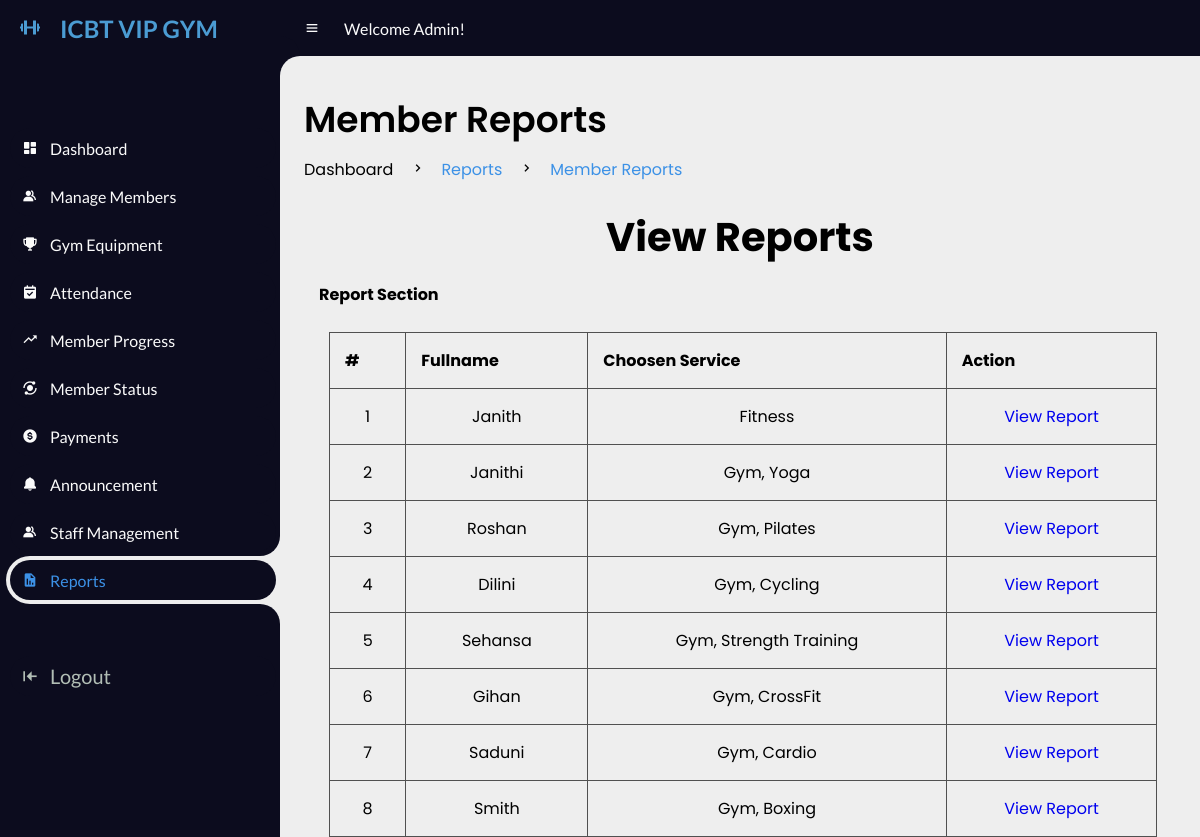
Page /1Admin/reportMember.php (signed in) on the committed database.
### tables this page shows
CREATE TABLE `members` (
  `user_id` int(11) NOT NULL,
  `fullname` varchar(20) NOT NULL,
  `email` varchar(20) NOT NULL,
  `password` varchar(100) NOT NULL,
  `gender` varchar(20) NOT NULL,
  `dor` date NOT NULL,
  `services` varchar(50) NOT NULL,
  `amount` int(100) NOT NULL,
  `paid_date` date NOT NULL,
  `p_year` int(11) NOT NULL,
  `plan` varchar(100) NOT NULL,
  `address` varchar(20) NOT NULL,
  `contact` varchar(100) NOT NULL,
  `status` varchar(20) NOT NULL DEFAULT 'Active',
  `attendance_count` int(100) NOT NULL,
  `ini_weight` int(100) NOT NULL DEFAULT 0,
  `curr_weight` int(100) NOT NULL DEFAULT 0,
  `ini_bodytype` varchar(50) NOT NULL,
  `curr_bodytype` varchar(50) NOT NULL,
  `progress_date` date NOT NULL,
  `reminder` int(11) NOT NULL DEFAULT 0
);

### 1Admin/reportMember.php (the view, shortened to what this page needs)
<!DOCTYPE html>
<html lang="en">
<head>
    <link href='https://unpkg.com/boxicons@2.0.9/css/boxicons.min.css' rel='stylesheet'>
    <link rel="stylesheet" href="css/style.css">
</head>
<body>
    <section id="sidebar">
        <a href="#" class="brand">
            <i class='bx bx-dumbbell bx-tada' ></i>
            <span class="text">ICBT VIP GYM</span>
        </a>
        <ul class="side-menu top">
            <li>
                <a href="index.php">
                    <i class='bx bxs-dashboard'></i>
                    <span class="text">Dashboard</span>
                </a>
            </li>
            <li>
                <a href="managemb.php">
                    <i class='bx bxs-group'></i>
                    <span class="text">Manage Members</span>
                </a>
            </li>
            <li>
                <a href="managegym.php">
                    <i class='bx bxs-trophy'></i>
                    <span class="text">Gym Equipment</span>
                </a>
            </li>
            <li>
                <a href="attendance.php">
                    <i class='bx bxs-calendar-check'></i>
                    <span class="text">Attendance</span>
                </a>
            </li>
            <li>
                <a href="progressmb.php">
                    <i class='bx bx-trending-up'></i>
                    <span class="text">Member Progress</span>
                </a>
            </li>
            <li>
                <a href="statusmb.php">
                    <i class='bx bxs-analyse'></i>
                    <span class="text">Member Status</span>
                </a>
            </li>
            <li>
                <a href="paymentmb.php">
                    <i class='bx bxs-dollar-circle'></i>
                    <span class="text">Payments</span>
                </a>
            </li>
            <li>
                <a href="announcement.php">
                    <i class='bx bxs-bell'></i>
                    <span class="text">Announcement</span>
                </a>
            </li>
            <li>
                <a href="managestaff.php">
                    <i class='bx bxs-group'></i>
                    <span class="text">Staff Management</span>
                </a>
            </li>
            <li class="active">
                <a href="report.php">
                    <i class='bx bxs-report'></i>
                    <span class="text">Reports</span>
                </a>
            </li>
        </ul>
        <ul class="side-menu">
            <li>
                <a href="../logout.php" class="logout">
                    <i class='bx bxs-arrow-to-left'></i>
                    <span class="text">Logout</span>
                </a>
            </li>
        </ul>
    </section>
    <section id="content">
        <nav>
            <i class='bx bx-menu'></i>
            <a class="nav-link">Welcome Admin!</a>
        </nav>
        <main>
            <div class="head-title">
                <div class="left">
                    <h1>Member Reports</h1>
                    <ul class="breadcrumb">
                        <li>
                            <a href="#">Dashboard</a>
                        </li>
                        <li><i class='bx bx-chevron-right'></i></li>
                        <li>
                            <a class="active" href="report.php">Reports</a>
                        </li>
                        <li><i class='bx bx-chevron-right'></i></li>
                        <li>
                            <a class="active" href="reportMember.php">Member Reports</a>
                        </li>
                    </ul>
                </div>
            </div>
            <div id="content2">
                <div id="content2-header">
                    <br>
                    <h1 class="text-center" style="text-align:center; font-size: 40px;">View Reports <i class="fas fa-file"></i></h1>
                </div>
                <div class="container-fluid">
                    <div class="row-fluid">
                        <div class="span12">
                            <div class='widget-box'>
                                <div class='widget-title'> <span class='icon'> <i class='fas fa-th'></i> </span>
                                    <h5 style="margin:15px; font-size: 16px;">Report Section</h5>
                                </div>
                                <div class='widget-content nopadding'>
                                    <?php
                                    include "dbcon.php";
                                    $qry = "select * from members";
                                    $cnt = 1;
                                    $result = mysqli_query($conn, $qry);
                                    echo "<table class='table table-bordered table-hover'>
              <thead>
                <tr>
                  <th>#</th>
                  <th>Fullname</th>
                  <th>Choosen Service</th>
                  <th>Action</th>
                </tr>
              </thead>";
                                    while ($row = mysqli_fetch_array($result)) { ?>
                                        <tbody>
                                            <td>
                                                <div class='text-center'><?php echo $cnt; ?></div>
                                            </td>
                                            <td>
                                                <div class='text-center'><?php echo $row['fullname']; ?></div>
                                            </td>
                                            <td>
                                                <div class='text-center'><?php echo $row['services']; ?></div>
                                            </td>
                                            <td>
                                                <div class='text-center'><a href="reportMemberView.php?id= <?php echo $row['user_id'] ?>"><i class="fas fa-file"></i> View Report</a></div>
                                            </td>
                                        </tbody>
                                    <?php
                                        $cnt++;
                                    }
                                    ?>
                                    </table>
                                </div>
                            </div>
                        </div>
                    </div>
                </div>
            </div>
        </main>
    </section>
</body>
</html>

### 1Admin/css/style.css (style rules this page uses)
* { margin: 0; padding: 0; box-sizing: border-box; }
a { text-decoration: none; }
li { list-style: none; }
:root { --poppins: 'Poppins', sans-serif; --lato: 'Lato', sans-serif; --light: #0C0C1E; --blue: #3C91E6; --light-blue: #CFE8FF; --grey: #060714; --dark-grey: #AAAAAA; --dark: #FBFBFB; --red: #DB504A; --yellow: #FFCE26; --gold: #FFC72C; --light-yellow: #FFF2C6; --orange: #FD7238; --light-orange: #FFE0D3; --light-green: hsl(160, 67%, 74%); --ice-blue: #4B9CD3; --Ash-Gray: #B2BEB5; }
html { overflow-x: visible; }
body { background: #eee; overflow-x: hidden; }
#sidebar { position: fixed; top: 0; left: 0; width: 280px; height: 100%; background: var(--light); z-index: 2000; font-family: var(--lato); transition: .3s ease; overflow-x: hidden; scrollbar-width: none; }
#sidebar .brand { font-size: 24px; font-weight: 700; height: 56px; display: flex; align-items: center; color: var(--ice-blue); position: sticky; top: 0; left: 0; background: var(--light); z-index: 500; padding-bottom: 20px; box-sizing: content-box; }
#sidebar .brand .bx { min-width: 60px; display: flex; justify-content: center; }
#sidebar .side-menu { width: 100%; margin-top: 48px; }
#sidebar .side-menu li { height: 48px; background: transparent; margin-left: 6px; border-radius: 48px 0 0 48px; padding: 4px; }
#sidebar .side-menu li.active { background: #eee; position: relative; }
#sidebar .side-menu li.active::before { content: ''; position: absolute; width: 40px; height: 40px; border-radius: 50%; top: -40px; right: 0; box-shadow: 20px 20px 0 #eee; z-index: -1; }
#sidebar .side-menu li.active::after { content: ''; position: absolute; width: 40px; height: 40px; border-radius: 50%; bottom: -40px; right: 0; box-shadow: 20px -20px 0 #eee; z-index: -1; }
#sidebar .side-menu li a { width: 100%; height: 100%; background: var(--light); display: flex; align-items: center; border-radius: 48px; font-size: 16px; color: var(--dark); white-space: nowrap; overflow-x: hidden; }
#sidebar .side-menu.top li.active a { color: var(--blue); }
#sidebar .side-menu li a.logout { color: var(--Ash-Gray); font-size: 20px; ; }
#sidebar .side-menu li a .bx { min-width: calc(60px - ((4px + 6px) * 2)); display: flex; justify-content: center; }
#content { position: sticky; width: calc(100% - 280px); left: 280px; transition: .3s ease; }
#content nav { height: 56px; background: var(--light); padding: 0 24px; display: flex; align-items: center; grid-gap: 24px; font-family: var(--lato); position: sticky; top: 0; left: 0; z-index: 1000; }
#content nav::before { content: ''; position: absolute; width: 40px; height: 40px; bottom: -40px; left: 0; border-radius: 50%; box-shadow: -20px -20px 0 var(--light); }
#content nav a { color: var(--dark); }
#content nav .bx.bx-menu { cursor: pointer; color: var(--dark); }
#content nav .nav-link { font-size: 16px; transition: .3s ease; }
#content main { width: 100%; padding: 36px 24px; font-family: var(--poppins); max-height: calc(100vh - 56px); overflow-y: hide; }
#content main .head-title { display: flex; align-items: center; justify-content: space-between; grid-gap: 16px; flex-wrap: wrap; }
#content main .head-title .left h1 { font-size: 36px; font-weight: 600; margin-bottom: 10px; color: black; }
#content main .head-title .left .breadcrumb { display: flex; align-items: center; grid-gap: 16px; }
#content main .head-title .left .breadcrumb li { color: black; }
#content main .head-title .left .breadcrumb li a { color: black; pointer-events: none; }
#content main .head-title .left .breadcrumb li a.active { color: var(--blue); pointer-events: unset; }

### 1Admin/reportMember.php (style rules this page uses)
table { border-collapse: collapse; width: 95%; margin: 25px; }
th, td { padding: 15px; text-align: center; border: 1px solid #505050; }
th { text-align: left; }

### rows in the picture
members: fullname "Janith", services "Fitness"
members: fullname "Janithi", services "Gym, Yoga"
members: fullname "Roshan", services "Gym, Pilates"
members: fullname "Dilini", services "Gym, Cycling"
members: fullname "Sehansa", services "Gym, Strength Training"
members: fullname "Gihan", services "Gym, CrossFit"
members: fullname "Saduni", services "Gym, Cardio"
members: fullname "Smith", services "Gym, Boxing"
